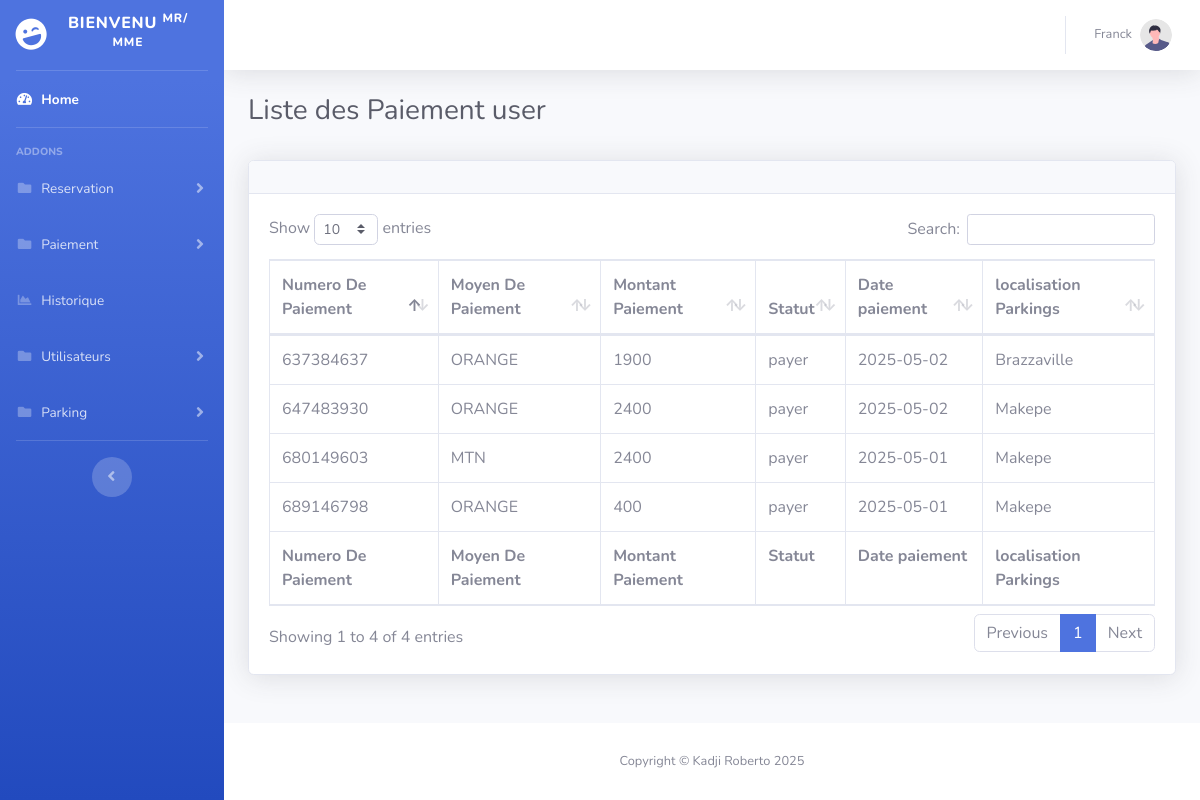
/index.php?page=listpaiementAll (signed in), run on the app's committed database.
### tables this page shows
CREATE TABLE `paiement` (
  `id_paiement` int(11) NOT NULL,
  `numero_pay` varchar(255) NOT NULL,
  `moyen_pay` varchar(255) NOT NULL,
  `montantpaiement` double NOT NULL,
  `statut` varchar(255) NOT NULL,
  `datepaiement` date NOT NULL,
  `id_reservation` int(11) NOT NULL
);

CREATE TABLE `parking_vh` (
  `id_parking` int(11) NOT NULL,
  `nbplace` int(11) NOT NULL,
  `localisation` varchar(244) NOT NULL,
  `statut` varchar(255) NOT NULL,
  `numero` varchar(122) NOT NULL,
  `nbplace_disponible` int(11) NOT NULL,
  `tarifhoraire` int(11) NOT NULL
);

### modele/paiement.php (called while the page is built, shortened)
<?php
  class Paiement {
     public function connect(){
        $host = 'localhost';
        $dbname = 'parkings';
        $user = 'root';
        $pass = '';
        $connect = new PDO("mysql:host=$host;dbname=$dbname", $user, $pass);
        $connect->setAttribute(PDO::ATTR_ERRMODE, PDO::ERRMODE_EXCEPTION);
        return $connect;
     }
 public function listpaiementAll() {
  try {
      $connect = $this->connect();
      $requete = $connect->prepare("
          SELECT
              paiement.numero_pay,
              paiement.moyen_pay,
              paiement.montantpaiement,
              paiement.statut,
              paiement.datepaiement,
              parking_vh.localisation AS localisation_park
          FROM paiement
          INNER JOIN reservation ON paiement.id_reservation = reservation.id_reservation
          INNER JOIN parking_vh ON reservation.id_parking = parking_vh.id_parking
          WHERE paiement.statut = 'payer'
      ");
      $requete->execute();
      $result = $requete->fetchAll(PDO::FETCH_ASSOC);
      return $result;
  } catch (PDOException $e) {
      echo "Erreur lors de la récupération de tous les paiements : " . $e->getMessage();
      return [];
  }
}
  }
?>

### vue/listpaiementAll.php (the view)
<?php
require("header.php")
?>
                <div class="container-fluid">
                    <h1 class="h3 mb-2 text-gray-800">Liste des Paiement user</h1>
                    <br>
                    <div class="card shadow mb-4">
                        <div class="card-header py-3">
                        </div>
                        <div class="card-body">
                            <div class="table-responsive">
                                <table class="table table-bordered" id="dataTable" width="100%" cellspacing="0">
                                    <thead>
                                        <tr>
                                            <th>Numero De Paiement</th>
                                            <th>Moyen De Paiement</th>
                                            <th>Montant Paiement</th>
                                            <th>Statut</th>
                                            <th>Date paiement</th>
                                            <th>localisation Parkings</th>
                                        </tr>
                                    </thead>
                                    <tfoot>
                                        <tr>
                                            <th>Numero De Paiement</th>
                                            <th>Moyen De Paiement</th>
                                            <th>Montant Paiement</th>
                                            <th>Statut</th>
                                            <th>Date paiement</th>
                                            <th>localisation Parkings</th>
                                        </tr>
                                    </tfoot>
                                    <tbody>
                                    <?php foreach($listpaiementAll as $data) { ?>
                                      <tr>
                                         <td><?php echo $data['numero_pay'] ?></td>
                                         <td><?php echo $data['moyen_pay'] ?></td>
                                          <td><?php echo $data['montantpaiement'] ?></td>
                                          <td><?php echo $data['statut'] ?></td>
                                          <td><?php echo $data['datepaiement'] ?></td>
                                          <td><?php echo $data['localisation_park'] ?></td>
                                        </tr>
                                   <?php } ?>
                                    </tbody>
                                </table>
                            </div>
                        </div>
                    </div>
                </div>
            </div>
<?php
require("footer.php")
?>

### data on the page
paiement: numero_pay "680149603", moyen_pay "MTN", montantpaiement "2400", statut "payer", datepaiement "2025-05-01", parking_vh.localisation "Makepe"
paiement: numero_pay "689146798", moyen_pay "ORANGE", montantpaiement "400", statut "payer", datepaiement "2025-05-01", parking_vh.localisation "Makepe"
paiement: numero_pay "647483930", moyen_pay "ORANGE", montantpaiement "2400", statut "payer", datepaiement "2025-05-02", parking_vh.localisation "Makepe"
paiement: numero_pay "637384637", moyen_pay "ORANGE", montantpaiement "1900", statut "payer", datepaiement "2025-05-02", parking_vh.localisation "Brazzaville"

### other printed values
$_SESSION['nom'] "Franck"
